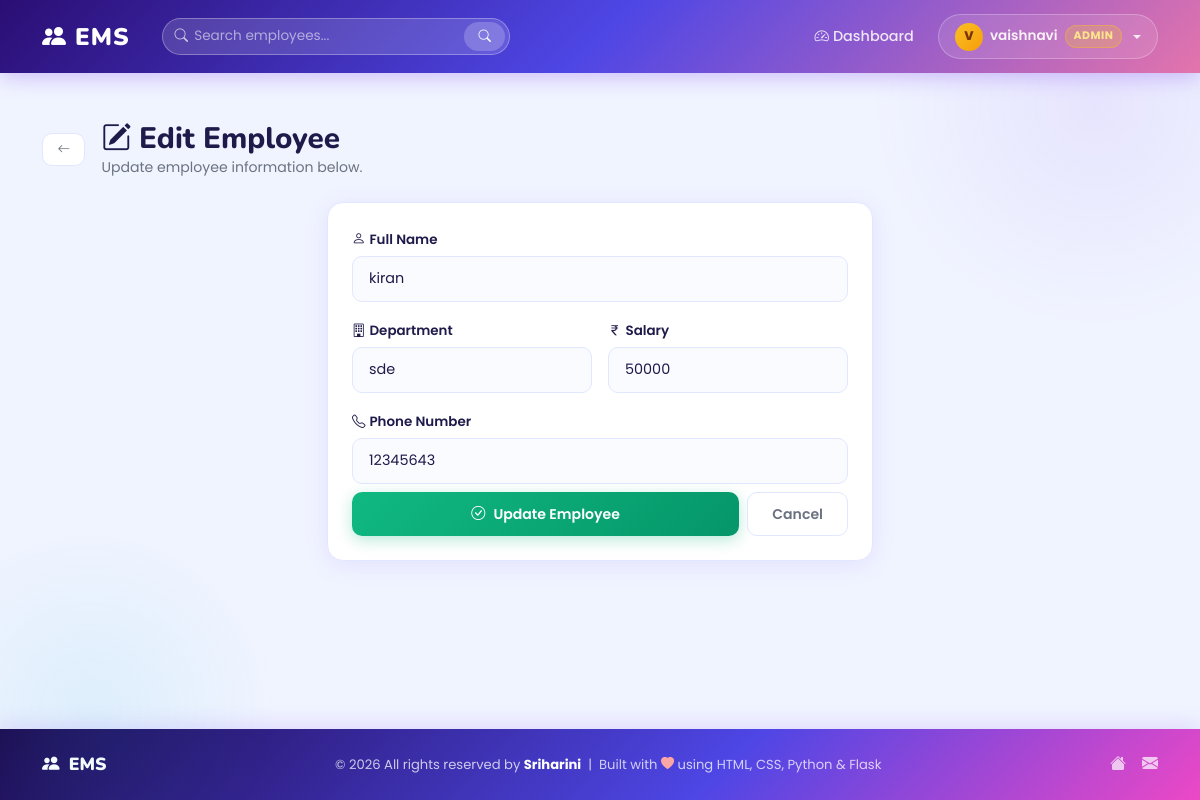
Screenshot of /edit/3 (signed in) with the database file from the repository.
### tables this page shows
CREATE TABLE employee (
    eid INTEGER PRIMARY KEY AUTOINCREMENT,
    ename TEXT,
    edept TEXT,
    esalary INTEGER,
    ephone TEXT,
    username TEXT
);

### app.py (the view, shortened to what this page needs)
@app.route("/edit/<int:eid>", methods=["GET", "POST"])
def edit_employee(eid):
    block = admin_required()
    if block: return block
    emp = q("SELECT * FROM employee WHERE eid=?", (eid,), fetch="one")
    if not emp:
        flash("Employee not found.", "danger")
        return redirect("/view_employee")
    return render_template("edit_employee.html", emp=emp)

### app.py (called while the page is built)
def get_db():
    if "db" not in g:
        g.db = sqlite3.connect(DATABASE)
        g.db.row_factory = sqlite3.Row   # rows behave like dicts AND support index
    return g.db

def q(sql, params=(), fetch="all"):
    db  = get_db()
    cur = db.execute(sql, params)
    if fetch == "one":
        return cur.fetchone()
    if fetch == "all":
        return cur.fetchall()
    db.commit()          # commit writes immediately
    return None

def logged_in():
    return session.get("username") is not None

def admin_required():
    if not logged_in():
        flash("Please log in to continue.", "warning")
        return redirect("/login")
    if session.get("role") != "admin":
        flash("Access denied. Admins only.", "danger")
        return redirect("/dashboard")
    return None

### templates/edit_employee.html (shortened to what this page needs)
{% extends 'base.html' %}
{% block content %}
<div class="d-flex align-items-center gap-3 mb-4">
  <a href="/view_employee" class="btn btn-outline-secondary btn-sm">
    <i class="bi bi-arrow-left"></i>
  </a>
  <div>
    <h1 class="page-title mb-0"><i class="bi bi-pencil-square me-2"></i>Edit Employee</h1>
    <p class="page-subtitle mb-0">Update employee information below.</p>
  </div>
</div>
<div class="row justify-content-center">
  <div class="col-md-8 col-lg-6">
    <div class="card p-4">
      <form action="/edit/{{emp[0]}}" method="post">
        <div class="row g-3">
          <div class="col-12">
            <label class="form-label"><i class="bi bi-person me-1"></i>Full Name</label>
            <input class="form-control" type="text" name="ename" value="{{ emp[1] }}" required>
          </div>
          <div class="col-sm-6">
            <label class="form-label"><i class="bi bi-building me-1"></i>Department</label>
            <input class="form-control" type="text" name="edept" value="{{ emp[2] }}" required>
          </div>
          <div class="col-sm-6">
            <label class="form-label"><i class="bi bi-currency-rupee me-1"></i>Salary</label>
            <input class="form-control" type="number" name="esalary" value="{{ emp[3] }}" required>
          </div>
          <div class="col-12">
            <label class="form-label"><i class="bi bi-telephone me-1"></i>Phone Number</label>
            <input class="form-control" type="text" name="ephone" value="{{ emp[4] }}" required>
          </div>
          <div class="col-12 d-flex gap-2 mt-2">
            <button class="btn btn-success flex-grow-1" type="submit">
              <i class="bi bi-check-circle me-2"></i>Update Employee
            </button>
            <a href="/view_employee" class="btn btn-outline-secondary">Cancel</a>
          </div>
        </div>
      </form>
    </div>
  </div>
</div>
{% endblock %}

### static/style.css (style rules this page uses)
:root { --purple: #7c3aed; --purple-l: #a78bfa; --pink: #ec4899; --orange: #f97316; --teal: #06b6d4; --green: #10b981; --yellow: #f59e0b; --indigo: #4f46e5; --bg: #f0f4ff; --white: #ffffff; --border: #e0e7ff; --text: #1e1b4b; --muted: #6b7280; --radius: 16px; --radius-sm:10px; --shadow: 0 4px 24px rgba(124,58,237,0.10); --shadow-lg:0 12px 40px rgba(124,58,237,0.18); }
*, *::before, *::after { box-sizing: border-box; margin: 0; padding: 0; }
html { height: 100%; }
body { font-family: 'Poppins', sans-serif; background: var(--bg); color: var(--text); min-height: 100vh; display: flex; flex-direction: column; }
body::before { content: ''; position: fixed; top: -120px; right: -120px; width: 450px; height: 450px; background: radial-gradient(circle, rgba(124,58,237,0.08), transparent 70%); pointer-events: none; z-index: 0; }
body::after { content: ''; position: fixed; bottom: -100px; left: -100px; width: 380px; height: 380px; background: radial-gradient(circle, rgba(6,182,212,0.08), transparent 70%); pointer-events: none; z-index: 0; }
.card { background: var(--white) !important; border: 1px solid var(--border) !important; border-radius: var(--radius) !important; box-shadow: var(--shadow) !important; transition: transform 0.25s, box-shadow 0.25s; }
.form-control, .form-select { background: #fafbff !important; border: 1.5px solid var(--border) !important; border-radius: var(--radius-sm) !important; color: var(--text) !important; font-family: 'Poppins', sans-serif !important; font-size: 0.9rem !important; padding: 0.7rem 1rem !important; transition: border-color 0.2s, box-shadow 0.2s; }
.form-control::placeholder { color: #b0b7c3 !important; }
.form-label { color: var(--text); font-size: 0.84rem; font-weight: 600; margin-bottom: 6px; }
.btn { font-family: 'Poppins', sans-serif !important; font-weight: 600; border-radius: var(--radius-sm) !important; padding: 0.65rem 1.5rem !important; font-size: 0.88rem !important; transition: all 0.22s ease !important; }
.btn-success { background: linear-gradient(135deg, var(--green), #059669) !important; border: none !important; color: #fff !important; box-shadow: 0 4px 15px rgba(16,185,129,0.3) !important; }
.btn-outline-secondary { border: 1.5px solid var(--border) !important; color: var(--muted) !important; background: #fff !important; }
.btn-sm { padding: 0.38rem 0.9rem !important; font-size: 0.79rem !important; }
.page-title { font-family: 'Nunito', sans-serif; font-size: 1.85rem; font-weight: 800; color: var(--text); margin-bottom: 0.15rem; }
.page-subtitle { color: var(--muted); font-size: 0.88rem; }
a { color: var(--purple); }

### rows the page displays
employee: ename "kiran", edept "sde", esalary "50000", ephone "12345643"

### other values shown
{{ session.get('username', 'A')[0]|upper }} "V"
{{ session.get('username') }} "vaishnavi"
